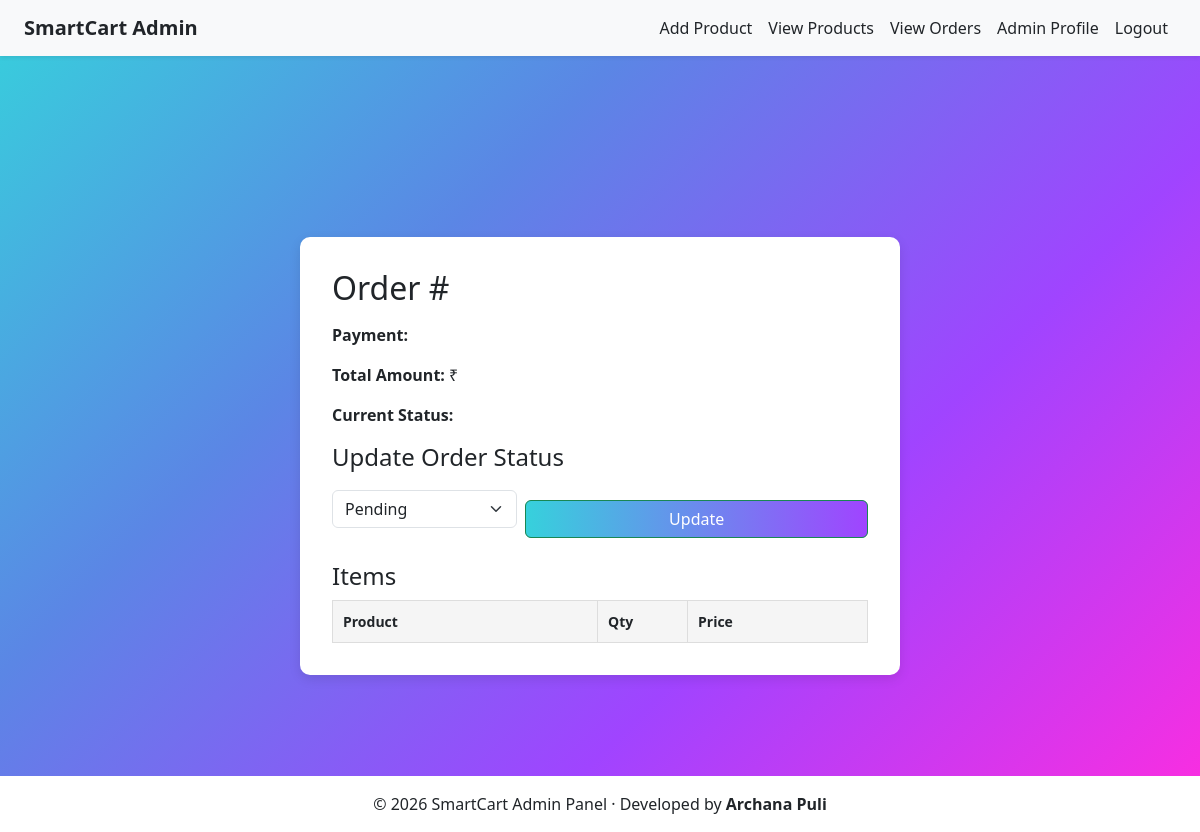
The app's page /admin/order/3 (signed in), older data.
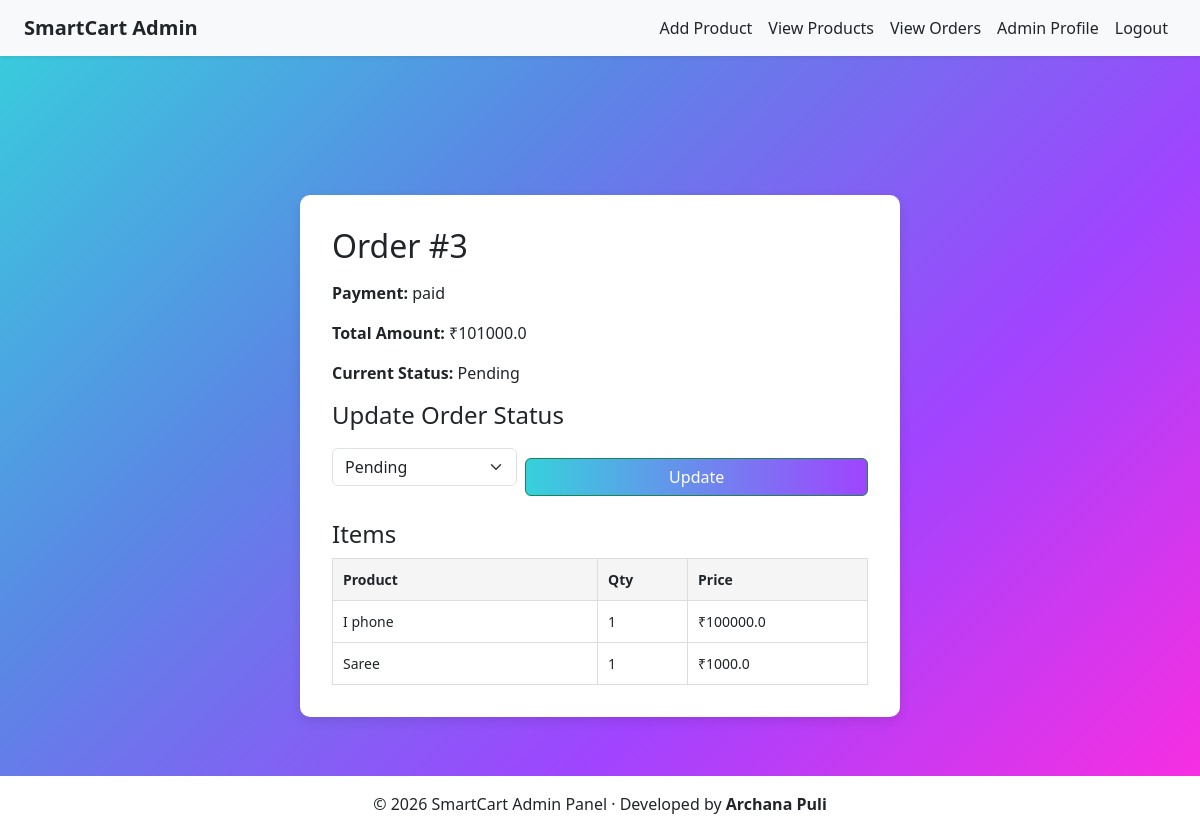
The same page, newer data.
### tables this page shows
CREATE TABLE orders (
    order_id INTEGER PRIMARY KEY AUTOINCREMENT,
    user_id INTEGER NOT NULL,
    razorpay_order_id TEXT,
    razorpay_payment_id TEXT,
    amount REAL,
    payment_status TEXT,
    created_at TIMESTAMP DEFAULT CURRENT_TIMESTAMP,
    order_status TEXT DEFAULT 'Pending',
    FOREIGN KEY(user_id) REFERENCES users(user_id)
);

CREATE TABLE order_items (
    id INTEGER PRIMARY KEY AUTOINCREMENT,
    order_id INTEGER NOT NULL,
    product_id INTEGER NOT NULL,
    product_name TEXT,
    quantity INTEGER,
    price REAL,
    FOREIGN KEY(order_id) REFERENCES orders(order_id),
    FOREIGN KEY(product_id) REFERENCES products(product_id)
);

### app.py (the view)
@app.route('/admin/order/<int:order_id>')
def admin_order_details(order_id):
    if 'admin_id' not in session:
        flash("Please login!", "danger")
        return redirect('/admin-login')
    conn = get_db_connection()
    conn.row_factory = sqlite3.Row
    cursor = conn.cursor()
    cursor.execute('SELECT * FROM "orders" WHERE order_id = ?', (order_id,))
    order = cursor.fetchone()
    cursor.execute('SELECT * FROM "order_items" WHERE order_id = ?', (order_id,))
    items = cursor.fetchall()
    cursor.close()
    conn.close()
    return render_template("admin/order_details.html", order=order, items=items)

### app.py (called while the page is built)
def get_db_connection():
    conn = sqlite3.connect('smartcart.db')
    conn.row_factory = sqlite3.Row  # allows dict-like access
    return conn

### templates/admin/order_details.html (shortened to what this page needs)
{% extends "admin/base.html" %}
{% block content %}
<div class="admin-order-wrapper">
<div class="admin-order-card">
    <h2 class="mb-3">Order #{{ order.order_id }}</h2>
    <div class="mb-3">
        <p><strong>Payment:</strong> {{ order.payment_status }}</p>
        <p><strong>Total Amount:</strong> ₹{{ order.amount }}</p>
        <p><strong>Current Status:</strong> {{ order.order_status }}</p>
    </div>
    <h4>Update Order Status</h4>
    <form method="POST"
          action="/admin/update-order-status/{{ order.order_id }}"
          class="d-flex gap-2 align-items-center mb-4">
        <select name="status" class="form-select w-50">
            <option value="Pending"   {% if order.order_status=='Pending' %}selected{% endif %}>Pending</option>
        </select>
        <button type="submit" class="btn btn-success">
            Update
        </button>
    </form>
    <h4>Items</h4>
    <table class="items-table">
        <tr>
            <th>Product</th>
            <th width="90">Qty</th>
            <th width="140">Price</th>
        </tr>
        {% for it in items %}
        <tr>
            <td>{{ it.product_name }}</td>
            <td>{{ it.quantity }}</td>
            <td>₹{{ it.price }}</td>
        </tr>
        {% endfor %}
    </table>
</div>
</div>
{% endblock %}

### templates/admin/base.html (shortened to what this page needs)
<!DOCTYPE html>
<html lang="en">
<head>
    <link href="https://cdn.jsdelivr.net/npm/bootstrap@5.3.2/dist/css/bootstrap.min.css" rel="stylesheet">
    <link rel="stylesheet" href="{{ url_for('static', filename='style_admin.css') }}">
</head>
<body class="d-flex flex-column min-vh-100">
{% if session.get('admin_id') %}
<nav class="navbar navbar-expand-lg navbar-light bg-light shadow-sm">
    <div class="container-fluid px-4">
        <span class="navbar-brand text-dark fw-bold">
            SmartCart Admin
        </span>
        <div class="collapse navbar-collapse" id="adminNavbar">
        <ul class="navbar-nav ms-auto text-dark">
            <li class="nav-item">
                <a class="nav-link text-dark" href="/admin/add-item">Add Product</a>
            </li>
            <li class="nav-item">
                <a class="nav-link text-dark" href="/admin/item-list">View Products</a>
            </li>
            <li class="nav-item">
                <a class="nav-link text-dark" href="/admin/orders">View Orders</a>
            </li>
            <li class="nav-item">
                <a class="nav-link text-dark" href="/admin/profile">Admin Profile</a>
            </li>
            <li class="nav-item">
                <a class="nav-link text-dark" href="/admin-logout">Logout</a>
            </li>
        </ul>
    </div>
    </div>
</nav>
{% endif %}
<main class="flex-fill main-content">
    {% block content %}{% endblock %}
</main>
{% if session.get('admin_id') %}
<footer class="text-center text-dark py-3 mt-auto"
        style="background: linear-gradient(90deg, #fff, #fff);">
    © 2026 SmartCart Admin Panel · Developed by <strong>Archana Puli</strong>
</footer>
{% endif %}
</body>
</html>

### static/style_admin.css (style rules this page uses)
body { margin: 0; min-height: 100vh; font-family: 'Segoe UI', sans-serif; background: linear-gradient(135deg, #36d1dc, #5b86e5, #a044ff, #ff2cdf); display: flex; flex-direction: column; }
.main-content { flex: 1; padding-top: 80px; }
h2 { margin-bottom: 10px; }
button { width: 100%; padding: 12px; margin-top: 20px; border: none; border-radius: 25px; background: linear-gradient(to right, #36d1dc, #a044ff); color: white; font-weight: bold; cursor: pointer; transition: 0.3s; }
footer { bottom: 0; left: 0; width: 100%; }
.admin-order-card { width: 800px; background: white; padding: 30px; border-radius: 15px; box-shadow: 0px 20px 50px rgba(0,0,0,0.25); max-height: 85vh; overflow-y: auto; }
.items-table { width: 100%; border-collapse: collapse; margin-top: 10px; font-size: 14px; }
.items-table th, .items-table td { border: 1px solid #ddd; padding: 10px; }
.items-table th { background-color: #f5f5f5; }
.items-table td:last-child { white-space: nowrap; }
.items-table th:last-child, .items-table td:last-child { width: 180px; }
.admin-order-wrapper { display: flex; justify-content: center; align-items: center; min-height: 80vh; }
.admin-order-card { background: white; padding: 2rem; border-radius: 10px; box-shadow: 0 4px 12px rgba(0, 0, 0, 0.1); width: 100%; max-width: 600px; }

Row changes from the older to the newer data that the page shows:
added orders: order_id "3", payment_status "paid", amount "101000.0", order_status "Pending", status "Pending"
added order_items: product_name "I phone", quantity "1", price "100000.0"
added order_items: product_name "Saree", quantity "1", price "1000.0"
Text that changed along with them:
form field status: "Pending" → (not shown)
